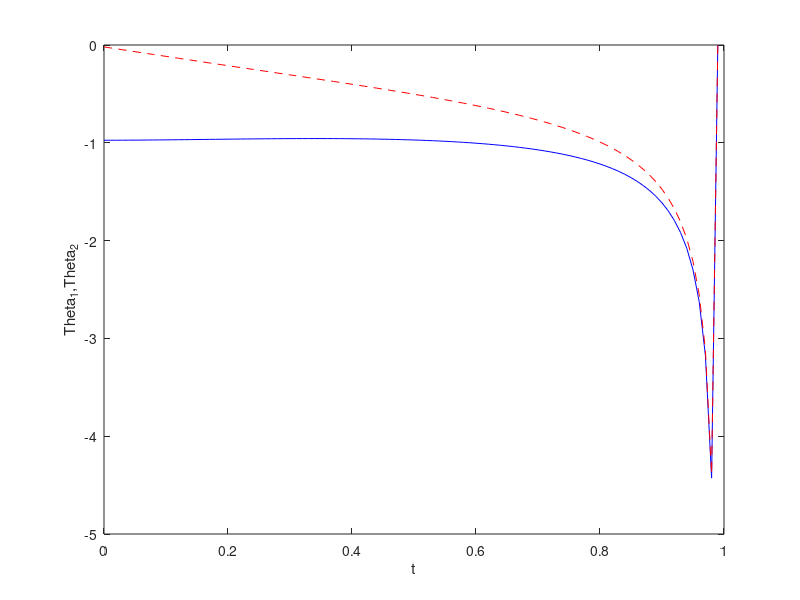

The MATLAB script that drew this image:
function ThetaDraw
    Source = load('genH2mat2_theta_first_test.dat','-ascii');
    theta_1 = Source(:,4);
    theta_2 = Source(:,5);
    tticks = Source(:,6);
    plot(tticks,theta_1,'b',tticks,theta_2,'r--');
    xlabel('t');
    ylabel('Theta_1,Theta_2');
end